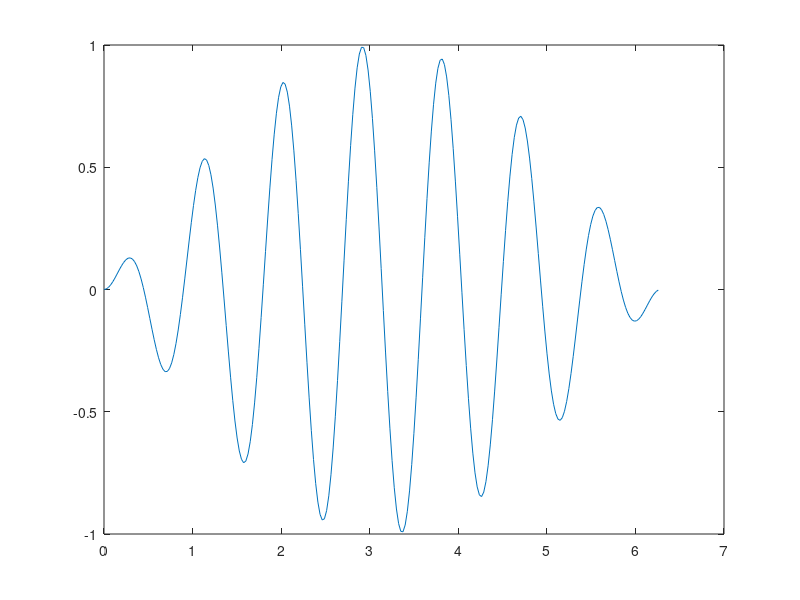

Here is the MATLAB script that generated this plot:
num_points = 255;  % delka   
max_value = 1023;  % rozsah    
array_name = 'waveform_lut';

% generator funkce
t = linspace(0, 2*pi, num_points + 1);
t(end) = [];
raw_signal = sin(7*t) .* sin(t*0.5);
plot(t, raw_signal)

% Normalizace 0..1
signal_min = min(raw_signal);
signal_max = max(raw_signal);
normalized_signal = (raw_signal - signal_min) / (signal_max - signal_min);

% Uprava na rozsah
final_signal = round(normalized_signal * max_value);

fprintf('const uint16_t %s[%d] = {\n    ', array_name, num_points);

for i = 1:num_points
    if mod(i, 16) == 0
        fprintf('%d,\n    ', final_signal(i));
    elseif i == num_points
        fprintf('%d\n', final_signal(i));
    else
        fprintf('%d, ', final_signal(i));
    end
end

fprintf('};\n');
